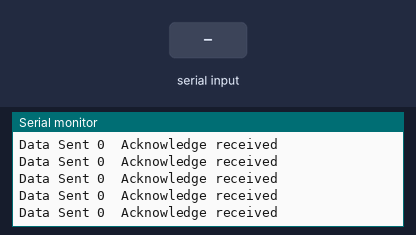
Simulated run of this sketch. Board: Arduino Uno, built with avr-gcc and run on an emulated ATmega328P. On the bench: the last lines printed to the serial monitor. The test bench sets the inputs (shaded band). No radio packets arrive unless stated.

Above: at 1.2 s.
1.3 s: "90,45\n" received over Serial
At 2.0 s:
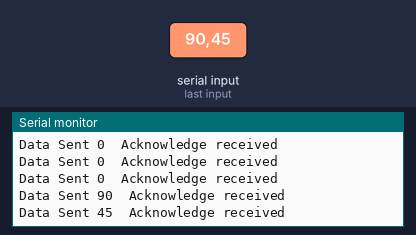
4.3 s: "30,150\n" received over Serial
At 5.2 s:
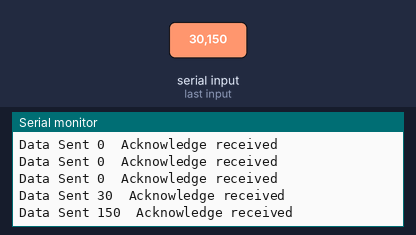
7.3 s: "10\n" received over Serial
At 8.6 s:
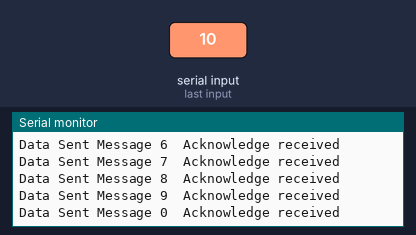
10.3 s: "20\n" received over Serial
At 11.2 s:
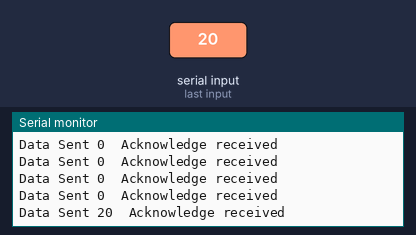
13.3 s: "1\n" received over Serial
At 13.9 s:
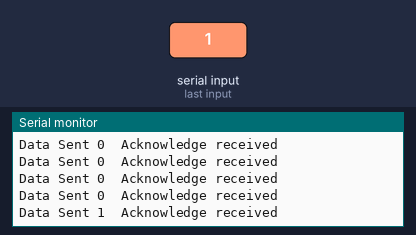
16.3 s: "101\n" received over Serial
At 17.2 s:
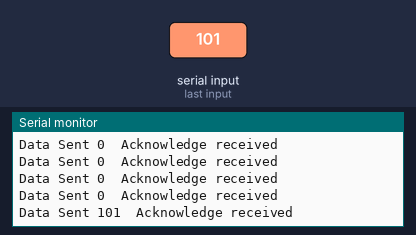
Timing chart, 0 to 19.3 s (numbered marks = the images above; inputs shaded):
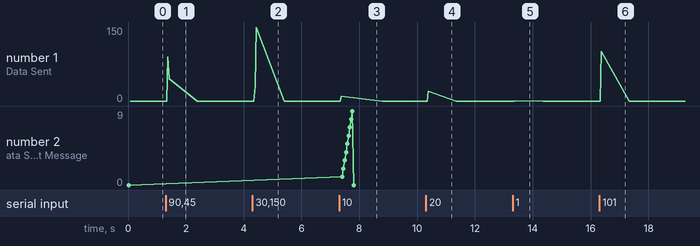

Measured:
- after the input at 1.3 s, the serial monitor: prints a new line after 0.08 s (image 1)
- after the input at 4.3 s, the serial monitor: prints a new line after 0.09 s (image 2)
- after the input at 7.3 s, the serial monitor: prints a new line after 0.07 s (image 3)
- after the input at 10.3 s, the serial monitor: prints a new line after 0.09 s (image 4)
- after the input at 13.3 s, the serial monitor: prints a new line after 0.10 s (image 5)
- after the input at 16.3 s, the serial monitor: prints a new line after 0.07 s (image 6)

The sketch:

Master_func.ino
```cpp
// MasterSwapRoles

#include <SPI.h>
#include <nRF24L01.h>
#include <RF24.h>

void send();
void showData();
void getData();
byte val;
#define CE_PIN   9
#define CSN_PIN 10
byte node;
const int slaveAddress = 0xB00B1E5000LL;
const int masterAddress[2] = {0xB00B1E50AALL,0xB00B1E50CCLL};


RF24 radio(CE_PIN, CSN_PIN); // Create a Radio

char dataToSend[10] = "Message 0";
char txNum = '0';
int dataReceived[2]={0,0}; // to hold the data from the slave - must match replyData[] in the slave
bool newData = false;

unsigned long currentMillis;
unsigned long prevMillis;
unsigned long txIntervalMillis = 1000; // send once per second

//============

void setup() {

    Serial.begin(9600);

    Serial.println("MasterSwapRoles Starting");

    radio.begin();
    radio.setDataRate( RF24_250KBPS );

    radio.openWritingPipe(slaveAddress);
    radio.openReadingPipe(1, masterAddress[0]);
    radio.openReadingPipe(2, masterAddress[1]);


    radio.setRetries(3,5); // delay, count
    send(); // to get things started
    prevMillis = millis(); // set clock
}

//=============

void loop() {
    if(Serial.available()>0)
    val = Serial.parseFloat();

    sendval(val);


    switch(val)
    {
      case 10:
          for(int i=0;i<10;i++)
          send();
          break;

      case 20:
      for(int j=0;j<20;j++)
      {
      getData();
      //showData();
      }
      break;

      case 101:
      for(int j=0;j<20;j++)
      {
      getData();
      //showData();
      }
      break;

    }
}


void sendval(byte val) {

        radio.stopListening();
        bool rslt;
        rslt = radio.write( &val, 1 );
        radio.startListening();
        Serial.print("Data Sent ");
        Serial.print(val);
        if (rslt)
        {
            Serial.println("  Acknowledge received");
        }
        else {
            Serial.println("  Tx failed");
        }
}
//====================

void send() {

        radio.stopListening();
            bool rslt;
            rslt = radio.write( &dataToSend, sizeof(dataToSend) );
        radio.startListening();
        Serial.print("Data Sent ");
        Serial.print(dataToSend);
        if (rslt) {
            Serial.println("  Acknowledge received");
            updateMessage();
        }
        else {
            Serial.println("  Tx failed");
        }
}

//================

void getData() {

    if ( radio.available(&node) ) {
        if(node==1)
        {
        radio.read( &dataReceived[1], sizeof(dataReceived[1]) );
        //Serial.print("Data received from node ");
        //Serial.print(node);
        //Serial.print("is ");
        Serial.println(dataReceived[1]);
        Serial.println();
        }
        //delay(30);
        else if(node==2)
        {
        radio.read( &dataReceived[2], sizeof(dataReceived[2]) );
        Serial.println(dataReceived[2]);
        //Serial.print("Data received from node ");
        //Serial.print(node);
        //Serial.print("is ");
        //Serial.println(dataReceived[node]);
        Serial.println();
        }
    }

}

//================

void showData() {
    if (newData == true) {
        Serial.print("Data received from node ");
        Serial.print(node);
        Serial.print("is ");
        Serial.println(dataReceived[node]);
        Serial.println();
        newData = false;
        delay(40);
    }
}

//================

void updateMessage() {
        // so you can see that new data is being sent
    txNum += 1;
    if (txNum > '9') {
        txNum = '0';
    }
    dataToSend[8] = txNum;
}
```
